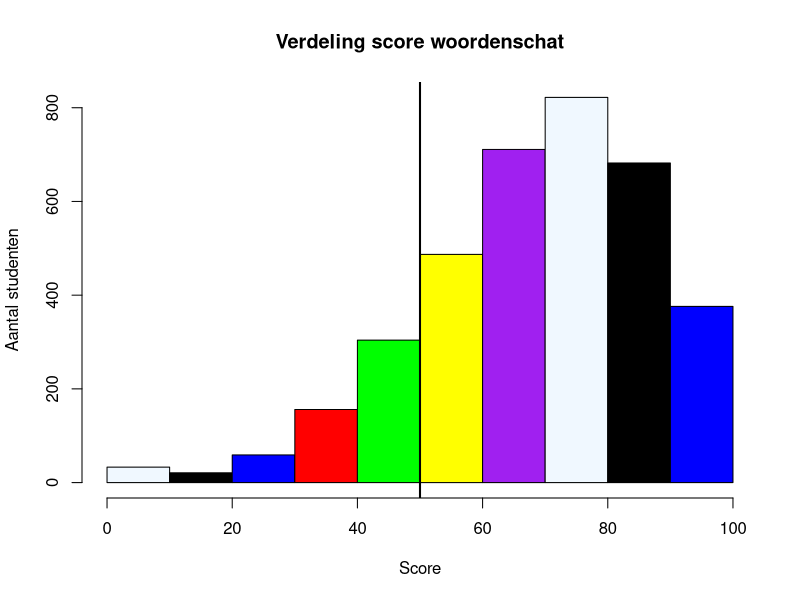
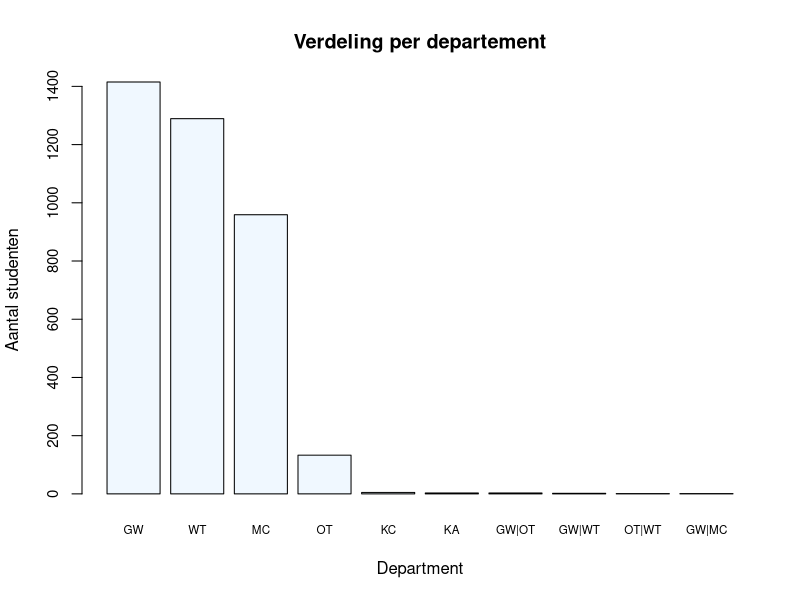

Generate these figures, in order, with R: (Note: this script raises an error after producing the figures.)
## ---- chunk 1
library(knitr)
library(readxl)
library(data.table)
library(magrittr)
library(dplyr)


sem_1_anon <- read_excel("dat/sem_1_anon.xlsx")
## ---- chunk 2
# In de console:
str(sem_1_anon)
## ---- chunk 3

palette(c("aliceblue", "black", "blue", "red", "green", "yellow", "purple"))
# Palette defines a range of colours. you can refer to these colors by using the 'order number' in the palette statement

sem_1_anon$Woordenschat %>%
  hist(main = "Verdeling score woordenschat",
    xlab = "Score", ylab = "Aantal studenten",
    col = 1:7, )

abline(v = 50, lwd = 2, col = 2)
## ---- chunk 4
sem_1_anon$Departement %>%
  table %>%
  sort %>%
  rev %>%
  barplot(main = "Verdeling per departement",
    xlab = "Department", ylab = "Aantal studenten",
    cex.names = .7, cex.axis = .9, col = 1)
## ---- chunk 5
sem_1_anon <- setDT(sem_1_anon)

dep_top <- sem_1_anon[, .N, Departement][N > 5, Departement]

dep_top
## ---- chunk 6
dep_top_alt <- sem_1_anon%>%
  filter(Departement, n>5)
## ---- chunk 7
sem_1_anon %>% 
  filter(Departement %in% dep_top) %>% 
  boxplot(Woordenschat ~ Departement, data = .,
    col = 1, pch = 19, cex = .5,
    main = "Verdeling score woordenschat per departement")

abline(h = 50, lwd = 2, col = 2)
